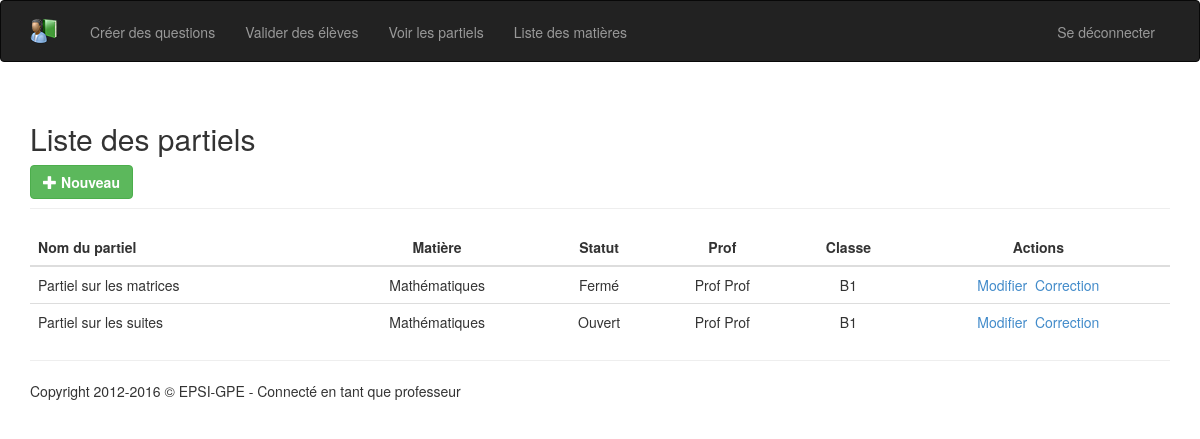
Page /listExam.php (signed in) on the committed database.
### tables this page shows
CREATE TABLE IF NOT EXISTS `exams` (
  `id` int(11) NOT NULL AUTO_INCREMENT,
  `id_class` int(11) NOT NULL,
  `id_subject` int(11) NOT NULL,
  `id_user` int(11) NOT NULL,
  `label` varchar(200) NOT NULL,
  `status` int(1) NOT NULL,
  PRIMARY KEY (`id`),
  KEY `fk_exam_user` (`id_user`),
  KEY `fk_exam_class` (`id_class`),
  KEY `fk_exam_subject` (`id_subject`)
);

### php/listExam.php (called while the page is built, shortened)
<?php
include_once('tools/enums/ExamStatus.php');
function getExams($database){
    if(isset($_SESSION['class'])) {
        $sth = $database->prepare(SQL_STUDENT);
        $sth->execute(array($_SESSION['class']));
    } else {
        $sth = $database->query(SQL_PROF);
    }
    return $sth->fetchAll();
}

### php/tools/enums/ExamStatus.php (called while the page is built, shortened)
<?php
abstract class ExamStatus
{
    public static function ToString($status)
    {
        if ($status == ExamStatus::OPEN)
        {
            return "Ouvert";
        }
        else if ($status == ExamStatus::CLOSED)
        {
            return "Fermé";
        }
        else {
            throw new Exception("Unkown status: $status");
        }
    }
}

### php/tools/s_echo.php (the view)
<?php
function s_echo($text)
{
    echo $text;
}

### listExam.php (shortened to what this page needs)
<?php
include_once('templates/header.php');
include_once('php/tools/s_echo.php');
include_once('php/tools/enums/ExamStatus.php');
include_once('php/listExam.php');
$exams = getExams($database);
?>
<div class="container vertical-offset-50">
    <div class="page-header">
        <h2 >Liste des partiels</h2>
        <?php if ($_SESSION['role'] == UserType::PROFESSOR) { ?>
            <a href="createExam.php"> <button type="button" class="btn btn-success" aria-label="Left Align">
                    <span  class="glyphicon glyphicon-plus" aria-hidden="true"></span> <b>Nouveau</b>
                </button></a>
        <?php } ?>
    </div>
    <table class="table table-hover tableListe">
        <thead>
            <tr class="info">
                <th>Nom du partiel</th>
                <th style="text-align:center">Matière</th>
                <th style="text-align:center">Statut</th>
                <th style="text-align:center">Prof</th>
                <th style="text-align:center">Classe</th>
                <th style="text-align:center">Actions</th>
            </tr>
        </thead>
        <tbody>
            <?php foreach ($exams as $exam) { ?>
                <tr onclick="window.location = modifUser.php?id=<?php s_echo($exam["idExams"]); ?>">
                    <td><?php s_echo($exam["labelExams"]); ?></td>
                    <td style="text-align:center"><?php s_echo($exam["labelSubject"]); ?></td>
                    <td style="text-align:center"><?php echo ExamStatus::ToString($exam["status"]); ?></td>
                    <td style="text-align:center"><?php s_echo($exam["userFirstname"] . ' ' . $exam["userLastname"]); ?></td>
                    <td style="text-align:center"><?php s_echo($exam["labelClass"]); ?></td>
                    <td style="text-align:center">
                    <a href="editExam.php?id=<?php s_echo($exam['idExams']);?>">Modifier</a>&nbsp;
                    <a href="showCorrection.php?id_exam=<?php s_echo($exam['idExams']);?>">Correction</a>
                    </td>
                </tr>
            <?php } ?>
        </tbody>
    </table>
    <?php include('templates/footer.php'); ?>

### rows in the picture
exams: label "Partiel sur les matrices Mathématiques Prof Prof B1", status "Fermé"
exams: label "Partiel sur les suites Mathématiques Prof Prof B1", status "Ouvert"
